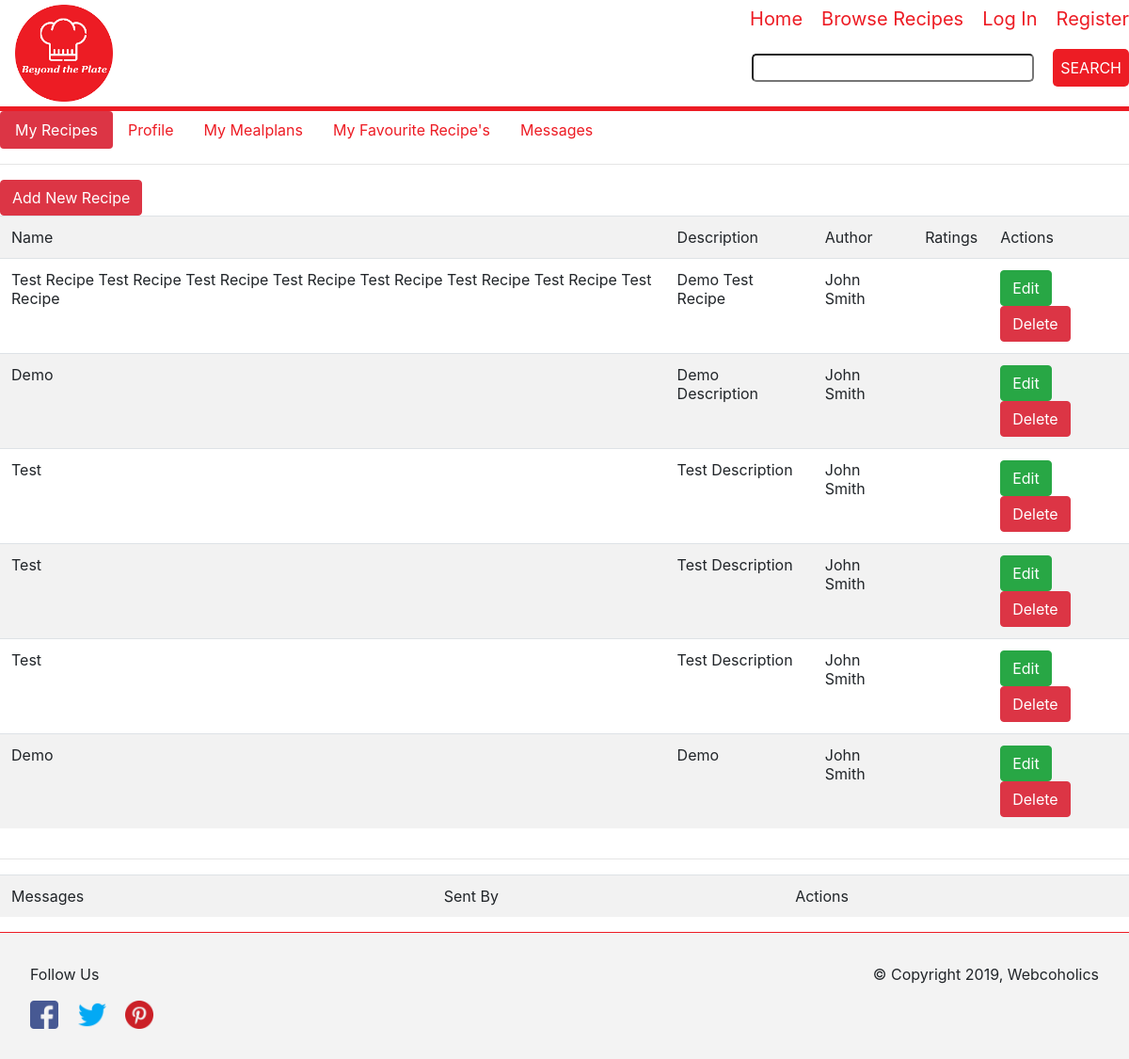
/userdash.php, run on the app's committed database.
### tables this page shows
CREATE TABLE `recipes` (
  `id` int(10) NOT NULL,
  `name` varchar(100) NOT NULL,
  `user_id` int(10) NOT NULL,
  `description` varchar(2000) NOT NULL,
  `category` int(2) NOT NULL,
  `is_deleted` int(1) NOT NULL DEFAULT '0',
  `created_date` int(10) NOT NULL,
  `modified_date` int(10) NOT NULL
);

CREATE TABLE `users` (
  `id` int(10) NOT NULL,
  `email` varchar(50) NOT NULL,
  `password` varchar(255) NOT NULL,
  `first_name` varchar(50) NOT NULL,
  `last_name` varchar(50) NOT NULL,
  `last_login` int(10) NOT NULL,
  `role` int(1) NOT NULL,
  `is_deleted` int(1) NOT NULL DEFAULT '0',
  `created_date` int(10) NOT NULL,
  `modified_date` int(10) NOT NULL
);

### lib/classes/Recipe.php (called while the page is built, shortened)
<?php
	class Recipe
	{
		public function getAllRecipes($db)
		{
			$sql = "SELECT recipes.*,users.first_name AS 'authorfname',users.last_name AS 'authorlname'
			FROM recipes
			INNER JOIN users
			ON recipes.user_id=users.id  where recipes.is_deleted=0";
			$pdostm = $db->prepare($sql);
			$pdostm->execute();
			$recipes=$pdostm->fetchAll(PDO::FETCH_OBJ);
			return $recipes;
		}
	}
?>

### views/userdash.php (the view, shortened to what this page needs)
<?php
	require_once('lib/classes/Recipe.php');
?>
<div class="page-wrapper">
<ul class="nav nav-pills mb-3" id="pills-tab" role="tablist">
  <li class="nav-item">
    <a class="nav-link active" id="pills-recipe-tab" data-toggle="pill" href="#pills-recipe" role="tab" aria-controls="pills-home" aria-selected="true">My Recipes</a>
  </li>
  <li class="nav-item">
    <a class="nav-link" id="pills-profile-tab" data-toggle="pill" href="#pills-profile" role="tab" aria-controls="pills-profile" aria-selected="false">Profile</a>
  </li>
  <li class="nav-item">
    <a class="nav-link" id="pills-mealplan-tab" data-toggle="pill" href="#pills-mealplan" role="tab" aria-controls="pills-mealplan" aria-selected="false">My Mealplans</a>
  </li>
  <li class="nav-item">
    <a class="nav-link" id="pills-favourite-tab" data-toggle="pill" href="#pills-favourite" role="tab" aria-controls="pills-favourite" aria-selected="false">My Favourite Recipe's</a>
  </li>
  <li class="nav-item">
    <a class="nav-link" id="pills-messages-tab" data-toggle="pill" href="#pills-messages" role="tab" aria-controls="pills-messages" aria-selected="false">Messages</a>
  </li>
</ul>
<div class="tab-content" id="pills-tabContent">
	<div class="tab-pane fade show active" id="pills-recipe" role="tabpanel" aria-labelledby="pills-recipe-tab">
		<hr/>
		<button type="button" class="btn btn-danger" data-toggle="modal" data-target="#newRecipeModal">
		  Add New Recipe
		</button>
										<?php require_once("input_ingredient.php") ?>
		<div class="row">
			<div class="col-lg-12 col-md-12 col-sm-12 col-xs-12">
				<?php
					$r=new Recipe();
					$recipes=$r->getAllRecipes($db);
					$str="<table class='table table-striped'><tr>
						<td>Name</td>
						<td>Description</td>
						<td>Author</td>
						<td>Ratings</td>
						<td>Actions</td>
					</tr>";
					foreach($recipes as $recipe)
					{
						$str.="<tr>
							<td>".$recipe->name."</td>
							<td>".$recipe->description."</td>
							<td>".$recipe->authorfname." ".$recipe->authorlname."</td>
							<td></td>
							<td><button class='btn btn-success'>Edit</button><button class='btn btn-danger'>Delete</button></td>
						</tr>";
					}
					echo $str."</table>";
				?>
			</div>
		</div>
	</div>
	<div class="tab-pane fade show active" id="pills-messages" role="tabpanel" aria-labelledby="pills-messages-tab">
		<hr/>
		<div class="row">
			<div class="col-lg-12 col-md-12 col-sm-12 col-xs-12">
			<?php
				$str="<table class='table table-striped'><tr>
					<td>Messages</td>
					<td>Sent By</td>
					<td>Actions</td>
				</tr>";
				echo $str."</table>";
			?>
			</div>
		</div>
	</div>
</div>
</div>

### css/cookbook.css (style rules this page uses)
html { box-sizing: border-box; font-size: 16px; font-family: 'Roboto', sans-serif; color: #ed1c24; }
*, *::before, *::after { box-sizing: inherit; }
body { margin: 0; box-sizing: border-box; }
a { color: #ed1c24; text-decoration: none; }
.nav-pills .nav-link.active { background-color: #dc3545; }
.page-wrapper { max-width: 1200px; margin: 0 auto; }

### data on the page
recipes: name "Test Recipe Test Recipe Test Recipe Test Recipe Test Recipe Test Recipe Test Recipe Test Recipe", description "Demo Test Recipe", user.first_name "John", user.last_name "Smith"
recipes: name "Demo", description "Demo Description", user.first_name "John", user.last_name "Smith"
recipes: name "Test", description "Test Description", user.first_name "John", user.last_name "Smith"
recipes: name "Test", description "Test Description", user.first_name "John", user.last_name "Smith"
recipes: name "Test", description "Test Description", user.first_name "John", user.last_name "Smith"
recipes: name "Demo", description "Demo", user.first_name "John", user.last_name "Smith"

### other printed values
$linkName "Home"
$linkName "Browse Recipes"
$linkName "Log In"
$linkName "Register"
